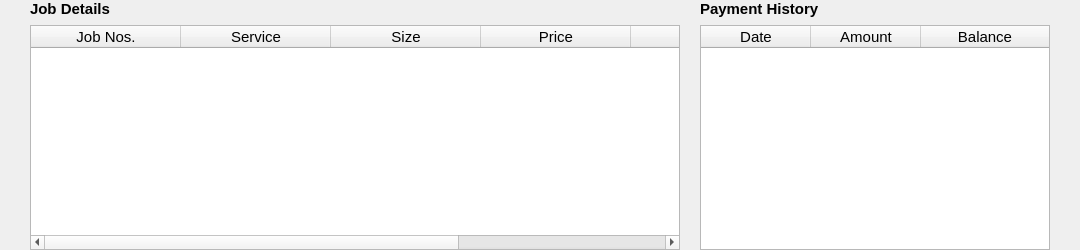
                     <widget class="QWidget" name="widget_8" native="true">
                      <property name="sizePolicy">
                       <sizepolicy hsizetype="Expanding" vsizetype="Preferred">
                        <horstretch>0</horstretch>
                        <verstretch>0</verstretch>
                       </sizepolicy>
                      </property>
                      <property name="minimumSize">
                       <size>
                        <width>0</width>
                        <height>250</height>
                       </size>
                      </property>
                      <layout class="QVBoxLayout" name="verticalLayout_72">
                       <property name="spacing">
                        <number>0</number>
                       </property>
                       <property name="leftMargin">
                        <number>0</number>
                       </property>
                       <property name="topMargin">
                        <number>0</number>
                       </property>
                       <property name="rightMargin">
                        <number>0</number>
                       </property>
                       <property name="bottomMargin">
                        <number>0</number>
                       </property>
                       <item>
                        <widget class="QWidget" name="widget_34" native="true">
                         <property name="sizePolicy">
                          <sizepolicy hsizetype="Expanding" vsizetype="Expanding">
                           <horstretch>0</horstretch>
                           <verstretch>0</verstretch>
                          </sizepolicy>
                         </property>
                         <property name="minimumSize">
                          <size>
                           <width>530</width>
                           <height>0</height>
                          </size>
                         </property>
                         <property name="maximumSize">
                          <size>
                           <width>16777215</width>
                           <height>16777215</height>
                          </size>
                         </property>
                         <layout class="QHBoxLayout" name="horizontalLayout_61">
                          <property name="spacing">
                           <number>7</number>
                          </property>
                          <property name="leftMargin">
                           <number>0</number>
                          </property>
                          <property name="topMargin">
                           <number>0</number>
                          </property>
                          <property name="rightMargin">
                           <number>0</number>
                          </property>
                          <property name="bottomMargin">
                           <number>0</number>
                          </property>
                          <item>
                           <layout class="QVBoxLayout" name="verticalLayout_65">
                            <property name="leftMargin">
                             <number>30</number>
                            </property>
                            <property name="rightMargin">
                             <number>13</number>
                            </property>
                            <item>
                             <widget class="QLabel" name="label_55">
                              <property name="font">
                               <font>
                                <pointsize>11</pointsize>
                                <weight>75</weight>
                                <bold>true</bold>
                               </font>
                              </property>
                              <property name="text">
                               <string>Job Details</string>
                              </property>
                             </widget>
                            </item>
                            <item>
                             <widget class="QTableWidget" name="order_detail_table_2">
                              <property name="minimumSize">
                               <size>
                                <width>650</width>
                                <height>0</height>
                               </size>
                              </property>
                              <property name="maximumSize">
                               <size>
                                <width>16777215</width>
                                <height>16777215</height>
                               </size>
                              </property>
                              <property name="font">
                               <font>
                                <pointsize>11</pointsize>
                               </font>
                              </property>
                              <property name="editTriggers">
                               <set>QAbstractItemView::NoEditTriggers</set>
                              </property>
                              <property name="selectionMode">
                               <enum>QAbstractItemView::MultiSelection</enum>
                              </property>
                              <property name="selectionBehavior">
                               <enum>QAbstractItemView::SelectRows</enum>
                              </property>
                              <property name="showGrid">
                               <bool>false</bool>
                              </property>
                              <property name="gridStyle">
                               <enum>Qt::SolidLine</enum>
                              </property>
                              <property name="sortingEnabled">
                               <bool>true</bool>
                              </property>
                              <property name="wordWrap">
                               <bool>true</bool>
                              </property>
                              <attribute name="horizontalHeaderDefaultSectionSize">
                               <number>150</number>
                              </attribute>
                              <attribute name="horizontalHeaderStretchLastSection">
                               <bool>true</bool>
                              </attribute>
                              <column>
                               <property name="text">
                                <string>Job Nos.</string>
                               </property>
                              </column>
                              <column>
                               <property name="text">
                                <string>Service</string>
                               </property>
                              </column>
                              <column>
                               <property name="text">
                                <string>Size</string>
                               </property>
                              </column>
                              <column>
                               <property name="text">
                                <string>Price</string>
                               </property>
                              </column>
                              <column>
                               <property name="text">
                                <string>Qty</string>
                               </property>
                              </column>
                              <column>
                               <property name="text">
                                <string>Total</string>
                               </property>
                              </column>
                             </widget>
                            </item>
                           </layout>
                          </item>
                          <item>
                           <layout class="QVBoxLayout" name="verticalLayout_73">
                            <property name="spacing">
                             <number>7</number>
                            </property>
                            <property name="rightMargin">
                             <number>30</number>
                            </property>
                            <item>
                             <widget class="QLabel" name="label_56">
                              <property name="font">
                               <font>
                                <pointsize>11</pointsize>
                                <weight>75</weight>
                                <bold>true</bold>
                               </font>
                              </property>
                              <property name="text">
                               <string>Payment History</string>
                              </property>
                             </widget>
                            </item>
                            <item>
                             <widget class="QTableWidget" name="order_detail_table_3">
                              <property name="minimumSize">
                               <size>
                                <width>350</width>
                                <height>0</height>
                               </size>
                              </property>
                              <property name="maximumSize">
                               <size>
                                <width>350</width>
                                <height>16777215</height>
                               </size>
                              </property>
                              <property name="font">
                               <font>
                                <pointsize>11</pointsize>
                               </font>
                              </property>
                              <property name="editTriggers">
                               <set>QAbstractItemView::NoEditTriggers</set>
                              </property>
                              <property name="selectionMode">
                               <enum>QAbstractItemView::MultiSelection</enum>
                              </property>
                              <property name="selectionBehavior">
                               <enum>QAbstractItemView::SelectRows</enum>
                              </property>
                              <property name="showGrid">
                               <bool>false</bool>
                              </property>
                              <property name="gridStyle">
                               <enum>Qt::SolidLine</enum>
                              </property>
                              <property name="sortingEnabled">
                               <bool>false</bool>
                              </property>
                              <property name="wordWrap">
                               <bool>true</bool>
                              </property>
                              <attribute name="horizontalHeaderCascadingSectionResizes">
                               <bool>true</bool>
                              </attribute>
                              <attribute name="horizontalHeaderDefaultSectionSize">
                               <number>110</number>
                              </attribute>
                              <attribute name="horizontalHeaderMinimumSectionSize">
                               <number>60</number>
                              </attribute>
                              <attribute name="horizontalHeaderShowSortIndicator" stdset="0">
                               <bool>false</bool>
                              </attribute>
                              <attribute name="horizontalHeaderStretchLastSection">
                               <bool>true</bool>
                              </attribute>
                              <attribute name="verticalHeaderVisible">
                               <bool>false</bool>
                              </attribute>
                              <column>
                               <property name="text">
                                <string>Date</string>
                               </property>
                              </column>
                              <column>
                               <property name="text">
                                <string>Amount</string>
                               </property>
                              </column>
                              <column>
                               <property name="text">
                                <string>Balance</string>
                               </property>
                              </column>
                             </widget>
                            </item>
                           </layout>
                          </item>
                         </layout>
                        </widget>
                       </item>
                      </layout>
                     </widget>
